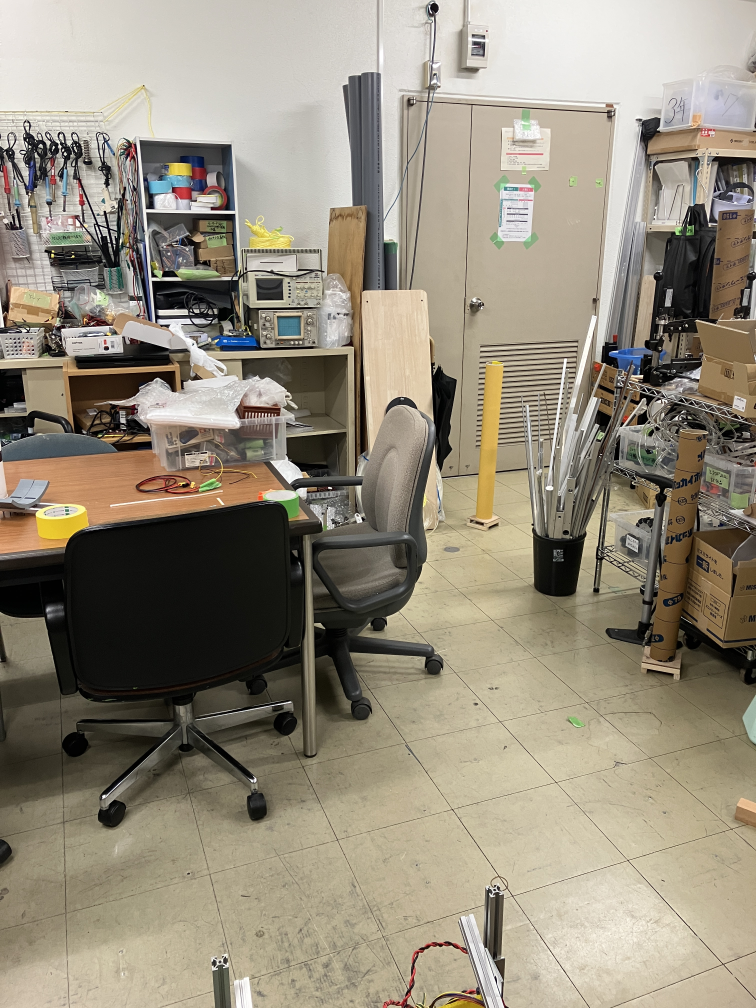
#> input picture G-eye-3.9/test_images/pole.png, 3024 x 4032 px (shown at 1/4 size)
$ python G-eye-3.py
#> lines starting #> are read from the running program, lines starting #| are printed output that depends on the picture; after the words box and inside, x2 and y2 are one past the last pixel; in counts of white or black regions, pixels touching at a corner belong together
### G-eye-3.9/programs/def_colorfilter.py
import cv2
import numpy as np
import matplotlib as mpl
import matplotlib.pyplot as plt

#function "overstop"
def overstop(amount,small,large):
    if small>large:
        print("Error has occured at function 'overstop'")
        return -1
    if amount>large:
        amount=large
    if amount<small:
        amount=small
    return amount


def colorfilter(img, senter, haba):

    hsv = cv2.cvtColor(img, cv2.COLOR_BGR2HSV)

#ポールは(H, S, V)=(22.98, 188.84, 212) ただし、範囲は(0~180,0~255,0~255)


    low_H = int(23-haba[0])
    low_S = int(189-haba[1])
    low_V = int(212-haba[2])

    if low_H<0:
        low_H += 180
    low_S = overstop(low_S,0,255)
    low_V = overstop(low_V,0,255)
    lower = np.array([0,low_S,low_V])

    upper_H = int(23+haba[0])
    upper_S = int(119+haba[1])
    upper_V = int(212+haba[2])
    if upper_H>179:
       upper_H -= 180
    upper_S = overstop(upper_S,0,255)
    upper_V = overstop(upper_V,0,255)
    upper = np.array([150,upper_S,upper_V])

# [4 lines of commented-out code are left out]

    frame_mask = cv2.inRange(hsv, lower, upper)
    dst = cv2.bitwise_and(img,img,mask=frame_mask)

    img_filtered = cv2.cvtColor(dst, cv2.COLOR_HSV2BGR)

    return dst

### G-eye-3.9/programs/blob.py
import cv2
import numpy as np
#import copy

def blobs(img_G,upper):

    nLabels, labelImages, stats, centroids = cv2.connectedComponentsWithStats(img_G)
    print("blob1 has ended")

    nLab2 = 0

    for i in range(nLabels):
        if stats[i][-1]>upper:
            nLab2 += 1
    print("blob2 has ended")

    #print(nLab2-1)

    h,w = img_G.shape[:2]

    img_return = np.zeros((h,w),dtype = np.uint8)
    print("blob3 has ended")

    #uintは場合に応じて変える
    cent2=np.zeros((nLab2,2),dtype=np.uint16)
    stats2=np.zeros((nLab2,5),dtype=np.uint16)
    labI2=np.ones((nLab2),dtype=np.int16)

    print("blob4 has ended")


    labI2[0]=-1

    con = 1

    for i in range(1,nLabels):
        if stats[i][-1]>upper:
            cent2[con]=centroids[i]
            stats2[con]=stats[i]
            labI2[con]=i
            con+=1

# [7 lines of commented-out code are left out]

    return nLab2, img_return, stats2, cent2


#img = cv2.imread("./filtered_images/5_img_judged.png",0)

#nLabels, labelImages, stats, centroids = blobs(img, 250000)


#cv2.imwrite("./test.png",labelImages)

### G-eye-3.9/programs/shirushi.py
import cv2


def shirushi(img_num,h,nLabels,stats,centroids):
    for i in range(1, nLabels):

#        xc = int(centroids[i][0])
#        yc = int(centroids[i][1])

        haba = stats[i][2]
        takasa = stats[i][3]

        hidariue = [stats[i][0],stats[i][1]]
        migishita = [stats[i][0]+haba,stats[i][1]+takasa]

        xc = int(stats[i][0]+haba/2)
        yc = int(stats[i][1]+takasa/2)

        if haba>takasa:
            small=takasa
            scale = (takasa*0.8)/25

        else :
            small=haba
            scale = (haba*0.8)/25


        font = cv2.FONT_HERSHEY_COMPLEX
        r1 = small/2
        r2 = int(r1)
        color = (0, 0,0)
        moji_iti_hoseiX = int((scale*20) /2)
        moji_iti_hoseiY = int((scale*20) /2)
        moji_hutosa = int(small/15)

        cv2.rectangle(img_num,hidariue,migishita,(0,0,0),2)
        cv2.circle(img_num, (xc,yc), r2,(255,0,255),-1)
        cv2.putText(img_num, str(i), (xc-moji_iti_hoseiX,yc+moji_iti_hoseiY), font, scale, color, moji_hutosa, cv2.LINE_AA)

    return img_num

### G-eye-3.9/G-eye-3.py
import cv2
#from cv2 import threshold
#import numpy as np
#import math
#自作関数、場所は./programs/def_colorfilter.py
import def_colorfilter
import blob
#import addition_img
import copy
import shirushi

#画像をインポート
img = cv2.imread("./test_images/pole.png")
#> img is the input picture: shape (4032, 3024, 3); mean B, G, R 123.9, 140.4, 148.6
h,w = img.shape[:2]
#ポールの色を抽出
img_colorfiltered = def_colorfilter.colorfilter(img,(23,189,212),(4, 61, 108))
#> in colorfilter, `frame_mask = cv2.inRange(hsv, lower, upper)`:
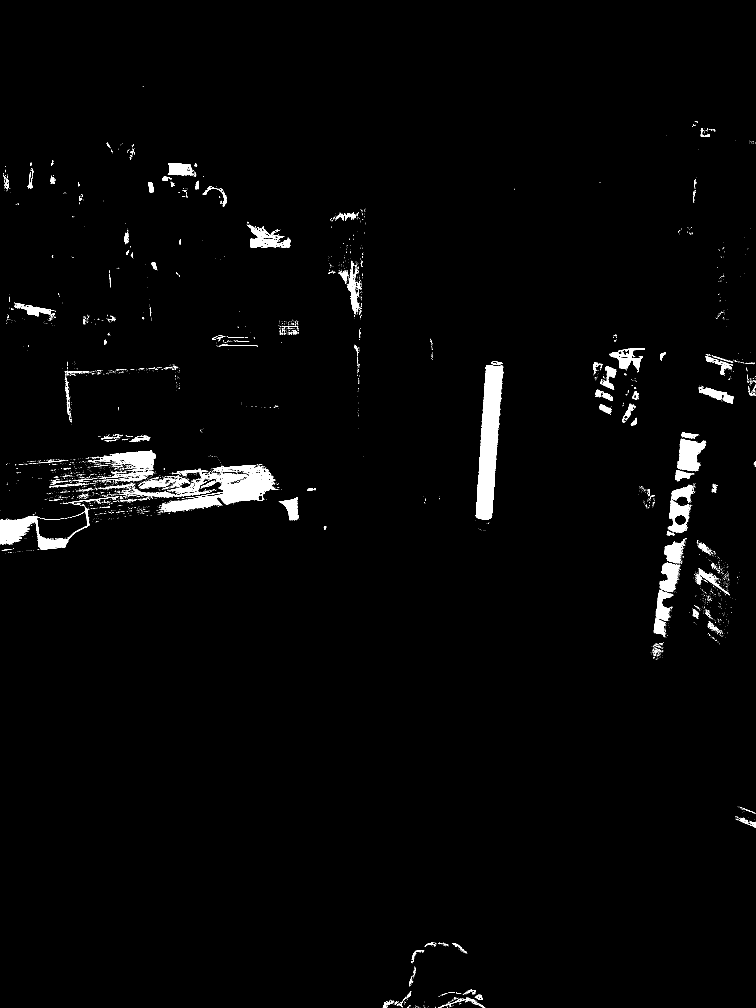
#> frame_mask: shape (4032, 3024) (shown at 1/4 size); 1.7% white; 5638 white regions (5301 under 20 px), largest, box (x1, y1, x2, y2) and area: (1903, 1460, 2011, 2078) 40036, (642, 1860, 1114, 2048) 27772, (0, 2040, 358, 2199) 14789
#> in colorfilter, `dst = cv2.bitwise_and(img,img,mask=frame_mask)`:
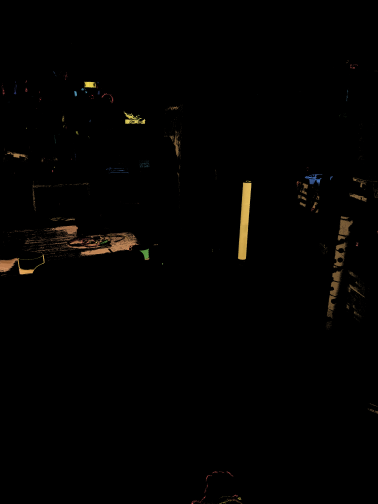
#> dst: shape (4032, 3024, 3) (shown at 1/8 size); mean B, G, R 1.3, 2.1, 2.7
img_Gray = cv2.cvtColor(img_colorfiltered, cv2.COLOR_BGR2GRAY)

#ノイズキャンセル
#img_bi = cv2.bilateralFilter(img_Gray, 30, 30, 200)

#2値化
border = 103
ret, img_judged = cv2.threshold(img_Gray, border, 255, cv2.THRESH_BINARY)
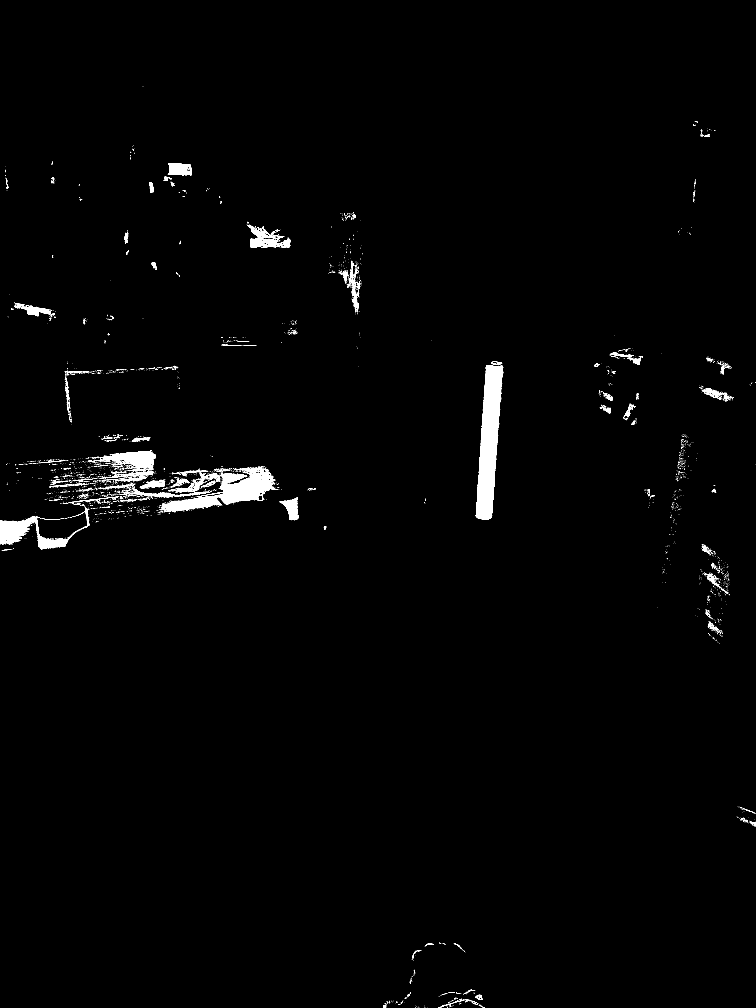
#> img_judged: shape (4032, 3024) (shown at 1/4 size); 1.2% white; 4669 white regions (4419 under 20 px), largest, box (x1, y1, x2, y2) and area: (1903, 1460, 2011, 2078) 40016, (642, 1868, 1114, 2048) 25360, (0, 2040, 358, 2195) 13603
#> ret = 103

#塊検出
nLabels, img_blob, stats, centroids= blob.blobs(img_judged,20000)
#> in blobs, `nLabels, labelImages, stats, centroids = cv2.connectedComponentsWithSt..`:
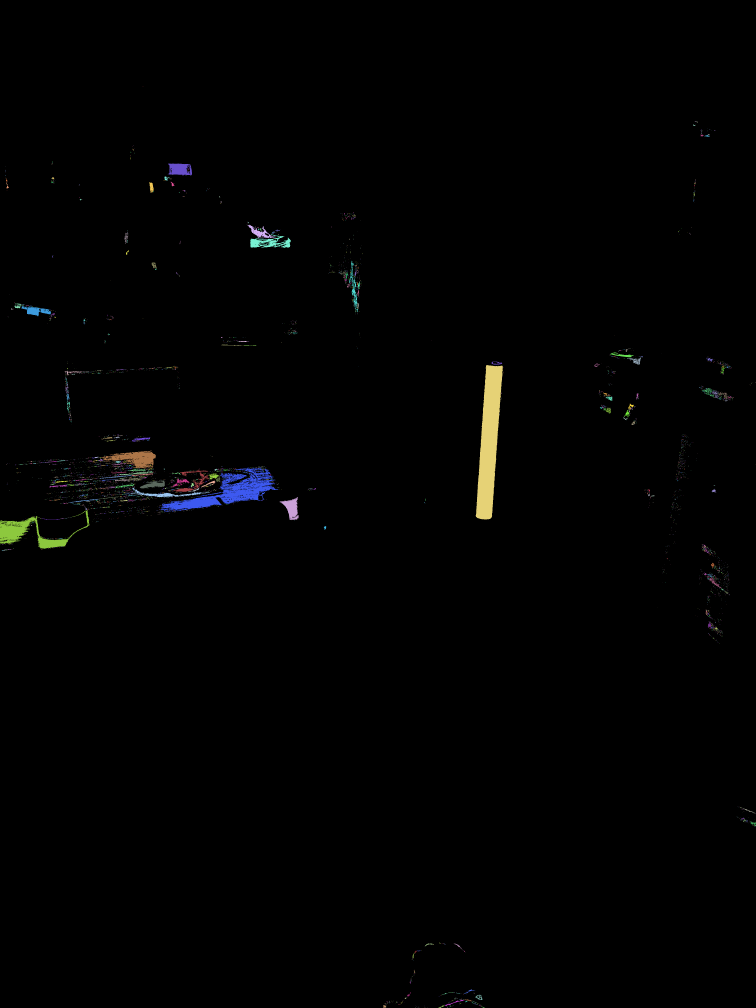
#> labelImages: shape (4032, 3024) int32 (shown at 1/4 size); 4670 distinct labels, from 0 to 4669; one colour per label, 0 black
#> in blobs, `nLabels, labelImages, stats, centroids = cv2.connectedComponentsWithSt..`: nLabels = 4670; centroids = 4670 pairs, first value 0 to 3023, second value 345.5 to 4031
#> after the loop in blobs, `for i in range(nLabels):`: nLab2 = 3
#> after the loop in blobs, `for i in range(1,nLabels):`: cent2 = [[0, 0], [1955, 1766], [916, 1967]]; con = 3; labI2 = [-1, 771, 1839]; stats2 = [[0, 0, 0, 0, 0], [1903, 1460, 108, 618, 40016], [642, 1868, 472, 180, 25360]]
#> img_blob: shape (4032, 3024); every value is 0
#> nLabels = 3; stats has the same summary as stats2 in blobs; centroids = [[0, 0], [1955, 1766], [916, 1967]]

#番号割り振り画像作成
img_num = copy.deepcopy(img)
img_num = shirushi.shirushi(img_num,h,nLabels,stats,centroids)
#> the loop in shirushi, `for i in range(1, nLabels):` made 2 passes
#> (haba, takasa, hidariue, migishita, xc, yc, small, scale) on passes 1 to 2: (108, 618, [1903, 1460], [2011, 2078], 1957, 1769, 108, 3.46), (472, 180, [642, 1868], [1114, 2048], 878, 1958, 180, 5.76)


#img_numbered = addition_img.addition_img(img,img_blob)


cv2.imwrite("./filtered_images/1_img.png", img)
cv2.imwrite("./filtered_images/2_img_color.png", img_colorfiltered)
cv2.imwrite("./filtered_images/3_img_Gray.png", img_Gray)
#cv2.imwrite("./filtered_images/4_img_bi.png", img_bi)
cv2.imwrite("./filtered_images/5_img_judged.png", img_judged)
cv2.imwrite("./filtered_images/6_img_blob.png", img_blob)
cv2.imwrite("./filtered_images/7_img_numbered.png", img_num)
